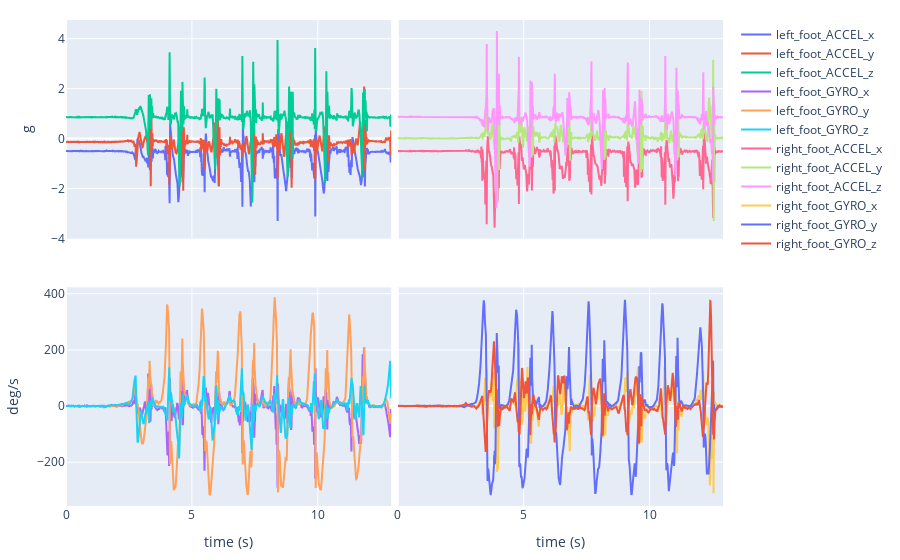

This figure's notebook cell:
### Code cell
fig = make_subplots(rows=2, cols=2, shared_xaxes=True, shared_yaxes=True, vertical_spacing=0.1, horizontal_spacing=0.01)
for col_idx, tracked_point in enumerate(tracked_points):
    for row_idx, channel_type in enumerate(["ACCEL", "GYRO"]):
        for _, axis in enumerate(["x", "y", "z"]):
            fig.add_trace(
                go.Scatter(
                    x=np.arange(len(recording.data[track_sys])) / sampling_freq_Hz,
                    y=recording.data[track_sys][f"{tracked_point}_{channel_type}_{axis}"],
                    mode="lines",
                    name=f"{tracked_point}_{channel_type}_{axis}",
                ),
                row=row_idx + 1,
                col=col_idx + 1,
            )
        fig.update_yaxes(title_text=f"{mapping_units[channel_type]}", row=row_idx + 1, col=1)
fig.update_xaxes(title_text="time (s)", row=2, col=1)
fig.update_xaxes(title_text="time (s)", row=2, col=2)
fig.update_layout(margin=dict(l=30, r=30, t=20, b=20))
fig

### Figure 1 — Plotly figure (JSON) as saved in the notebook; plotly's stock layout.template omitted (floating-point values rounded to 4 significant figures; data arrays with more than 128 entries replaced by an {"elided": "..."} marker saying what was removed)
{"data": [{"mode": "lines", "name": "left_foot_ACCEL_x", "type": "scatter", "x": {"elided": "2584 float values"}, "xaxis": "x", "y": {"elided": "2584 float values"}, "yaxis": "y"}, {"mode": "lines", "name": "left_foot_ACCEL_y", "type": "scatter", "x": {"elided": "2584 float values"}, "xaxis": "x", "y": {"elided": "2584 float values"}, "yaxis": "y"}, {"mode": "lines", "name": "left_foot_ACCEL_z", "type": "scatter", "x": {"elided": "2584 float values"}, "xaxis": "x", "y": {"elided": "2584 float values"}, "yaxis": "y"}, {"mode": "lines", "name": "left_foot_GYRO_x", "type": "scatter", "x": {"elided": "2584 float values"}, "xaxis": "x3", "y": {"elided": "2584 float values"}, "yaxis": "y3"}, {"mode": "lines", "name": "left_foot_GYRO_y", "type": "scatter", "x": {"elided": "2584 float values"}, "xaxis": "x3", "y": {"elided": "2584 float values"}, "yaxis": "y3"}, {"mode": "lines", "name": "left_foot_GYRO_z", "type": "scatter", "x": {"elided": "2584 float values"}, "xaxis": "x3", "y": {"elided": "2584 float values"}, "yaxis": "y3"}, {"mode": "lines", "name": "right_foot_ACCEL_x", "type": "scatter", "x": {"elided": "2584 float values"}, "xaxis": "x2", "y": {"elided": "2584 float values"}, "yaxis": "y2"}, {"mode": "lines", "name": "right_foot_ACCEL_y", "type": "scatter", "x": {"elided": "2584 float values"}, "xaxis": "x2", "y": {"elided": "2584 float values"}, "yaxis": "y2"}, {"mode": "lines", "name": "right_foot_ACCEL_z", "type": "scatter", "x": {"elided": "2584 float values"}, "xaxis": "x2", "y": {"elided": "2584 float values"}, "yaxis": "y2"}, {"mode": "lines", "name": "right_foot_GYRO_x", "type": "scatter", "x": {"elided": "2584 float values"}, "xaxis": "x4", "y": {"elided": "2584 float values"}, "yaxis": "y4"}, {"mode": "lines", "name": "right_foot_GYRO_y", "type": "scatter", "x": {"elided": "2584 float values"}, "xaxis": "x4", "y": {"elided": "2584 float values"}, "yaxis": "y4"}, {"mode": "lines", "name": "right_foot_GYRO_z", "type": "scatter", "x": {"elided": "2584 float values"}, "xaxis": "x4", "y": {"elided": "2584 float values"}, "yaxis": "y4"}], "layout": {"margin": {"b": 20, "l": 30, "r": 30, "t": 20}, "xaxis": {"anchor": "y", "domain": [0, 0.495], "matches": "x3", "showticklabels": false}, "xaxis2": {"anchor": "y2", "domain": [0.505, 1], "matches": "x4", "showticklabels": false}, "xaxis3": {"anchor": "y3", "domain": [0, 0.495], "title": {"text": "time (s)"}}, "xaxis4": {"anchor": "y4", "domain": [0.505, 1], "title": {"text": "time (s)"}}, "yaxis": {"anchor": "x", "domain": [0.55, 1], "title": {"text": "g"}}, "yaxis2": {"anchor": "x2", "domain": [0.55, 1], "matches": "y", "showticklabels": false}, "yaxis3": {"anchor": "x3", "domain": [0, 0.45], "title": {"text": "deg/s"}}, "yaxis4": {"anchor": "x4", "domain": [0, 0.45], "matches": "y3", "showticklabels": false}}}
